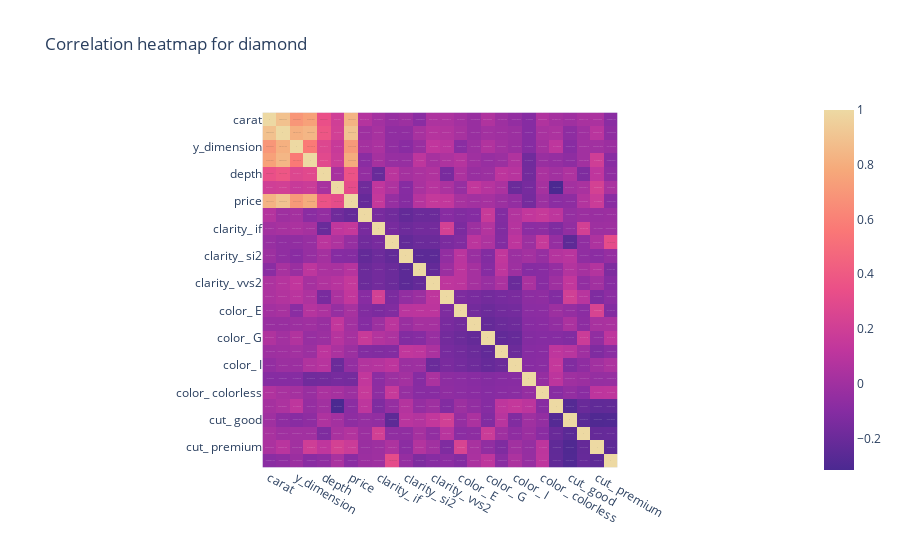

This figure's notebook cell:
### Code cell
import plotly.express as px
px.imshow(dummydf.corr(), color_continuous_scale='Agsunset', title="Correlation heatmap for diamond",text_auto=True)

### Figure 1 — Plotly figure (JSON) as saved in the notebook; plotly's stock layout.template omitted (floating-point values rounded to 4 significant figures; data arrays with more than 128 entries replaced by an {"elided": "..."} marker saying what was removed)
{"data": [{"coloraxis": "coloraxis", "hovertemplate": "x: %{x}<br>y: %{y}<br>color: %{z}<extra></extra>", "name": "0", "texttemplate": "%{z}", "type": "heatmap", "x": ["carat", "x_dimension", "y_dimension", "z_dimension", "depth", "table", "price", "clarity_ i1", "clarity_ if", "clarity_ si1", "clarity_ si2", "clarity_ vvs1", "clarity_ vvs2", "color_ D", "color_ E", "color_ F", "color_ G", "color_ H", "color_ I", "color_ J", "color_ colorless", "cut_ fair", "cut_ good", "cut_ ideal", "cut_ premium", "cut_ very_good"], "xaxis": "x", "y": ["carat", "x_dimension", "y_dimension", "z_dimension", "depth", "table", "price", "clarity_ i1", "clarity_ if", "clarity_ si1", "clarity_ si2", "clarity_ vvs1", "clarity_ vvs2", "color_ D", "color_ E", "color_ F", "color_ G", "color_ H", "color_ I", "color_ J", "color_ colorless", "cut_ fair", "cut_ good", "cut_ ideal", "cut_ premium", "cut_ very_good"], "yaxis": "y", "z": {"elided": "26x26 float values"}}], "layout": {"coloraxis": {"colorscale": [[0, "rgb(75, 41, 145)"], [0.1667, "rgb(135, 44, 162)"], [0.3333, "rgb(192, 54, 157)"], [0.5, "rgb(234, 79, 136)"], [0.6667, "rgb(250, 120, 118)"], [0.8333, "rgb(246, 169, 122)"], [1, "rgb(237, 217, 163)"]]}, "title": {"text": "Correlation heatmap for diamond"}, "xaxis": {"anchor": "y", "constrain": "domain", "domain": [0, 1], "scaleanchor": "y"}, "yaxis": {"anchor": "x", "autorange": "reversed", "constrain": "domain", "domain": [0, 1]}}}
